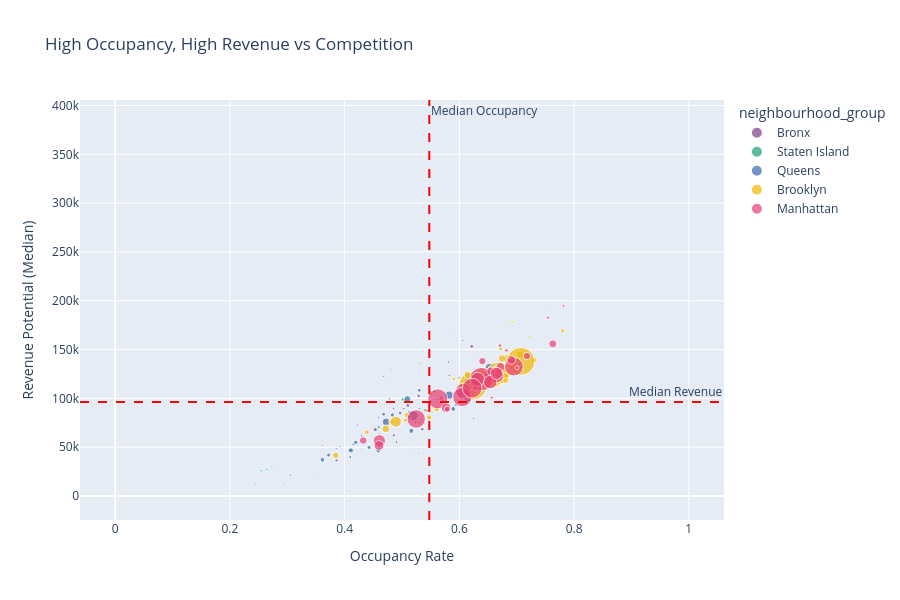

The code cell stored with this chart in its notebook:
### Markdown cell above
# High revenue + High demand neighbourhoods

### Code cell
neighborhood_analysis = df.groupby('neighbourhood').agg({
    'price': 'median',
    'occupancy_rate': 'mean',
    'neighbourhood': 'count',
    'estimated_revenue': 'median',
    'number_of_reviews': 'mean',
    'neighbourhood_group': 'first'
}).rename(columns={'neighbourhood': 'listing_count'})

neighborhood_analysis['revenue_per_listing'] = (
    neighborhood_analysis['estimated_revenue'] / neighborhood_analysis['listing_count']
)

fig = px.scatter(
    neighborhood_analysis.reset_index(),
    x='occupancy_rate',          # x = demand
    y='estimated_revenue',       # y = revenue
    size='listing_count',        # bubble = competition
    color='neighbourhood_group',
    color_discrete_sequence=px.colors.qualitative.Bold,
    hover_name='neighbourhood',
    hover_data=['price', 'occupancy_rate', 'listing_count'],
    title='High Occupancy, High Revenue vs Competition',
    labels={
        'listing_count': 'Competition (Number of Listings)',
        'estimated_revenue': 'Revenue Potential (Median)',
        'price': 'Median Price',
        'occupancy_rate': 'Occupancy Rate'
    }
)

median_occupancy = neighborhood_analysis['occupancy_rate'].median()
median_revenue = neighborhood_analysis['estimated_revenue'].median()

fig.add_hline(
    y=median_revenue,
    line_dash="dash", line_color="red",
    annotation_text="Median Revenue"
)
fig.add_vline(
    x=median_occupancy,
    line_dash="dash", line_color="red",
    annotation_text="Median Occupancy"
)

fig.update_layout(height=600)
fig.show()


high_potential = neighborhood_analysis[
    (neighborhood_analysis['occupancy_rate'] > median_occupancy) &
    (neighborhood_analysis['estimated_revenue'] > median_revenue)
].copy()

median_competition = neighborhood_analysis['listing_count'].median()
high_potential = high_potential[
    high_potential['listing_count'] < median_competition
].copy()

import json
import requests
import plotly.express as px

geojson = requests.get(
    "https://gist.githubusercontent.com/ix4/ff7603f48283cf06fc4fb3dfb6a0635c/raw/3eae4056c9d4de99f0040b6bedbd9ba547e8d215/nyc.geojson"
).json()

for i, feature in enumerate(geojson["features"]):
    feature["id"] = str(i)

name_to_id = {
    feature["properties"]["neighborhood"]: feature["id"]
    for feature in geojson["features"]
}

high_potential["id"] = high_potential.index.map(name_to_id)

fig_map = px.choropleth_mapbox(
    high_potential,
    geojson=geojson,
    locations="id",
    color="estimated_revenue",
    hover_name=high_potential.index,
    hover_data={
        "listing_count": True,
        "estimated_revenue": True,
        "occupancy_rate": True
    },
    color_continuous_scale="plasma",
    mapbox_style="carto-positron",
    zoom=9.5,
    center={"lat": 40.7128, "lon": -73.96},
    opacity=0.8,
    labels={"estimated_revenue": "Estimated Revenue"}
)

fig_map.update_layout(
    height=700,
    title_text="High-Potential Neighborhoods (High Revenue, High Occupancy, Lower Competition)"
)
fig_map.show()
high_potential_neighborhoods = list(high_potential.index)

### Figure 1 — Plotly figure (JSON) as saved in the notebook; plotly's stock layout.template omitted (floating-point values rounded to 4 significant figures)
{"data": [{"customdata": [[630, 94], [387, 27], [682, 45], [613, 45], [414.5, 22], [689, 41], [612, 59], [603, 49], [278, 5], [705, 122], [426, 76], [928.5, 20], [601, 28], [684, 33], [675, 25], [720, 147], [674, 67], [614, 52], [532.5, 162], [714, 132], [643, 23], [725.5, 46], [798, 45], [658, 41], [593, 144], [595, 18], [579.5, 54], [746, 27], [691, 75], [736, 23], [650, 97], [773, 43], [611, 74], [551, 99], [937, 19], [598, 47], [681, 33], [215, 9], [669, 56], [399, 29], [351, 21], [658, 54], [532, 25], [634, 157], [405, 6], [554, 23], [603.5, 96], [684, 29]], "hovertemplate": "<b>%{hovertext}</b><br><br>neighbourhood_group=Bronx<br>Occupancy Rate=%{x}<br>Revenue Potential (Median)=%{y}<br>Competition (Number of Listings)=%{customdata[1]}<br>Median Price=%{customdata[0]}<extra></extra>", "hovertext": ["Allerton", "Baychester", "Belmont", "Bronxdale", "Castle Hill", "City Island", "Claremont Village", "Clason Point", "Co-op City", "Concourse", "Concourse Village", "East Morrisania", "Eastchester", "Edenwald", "Fieldston", "Fordham", "Highbridge", "Hunts Point", "Kingsbridge", "Longwood", "Melrose", "Morris Heights", "Morris Park", "Morrisania", "Mott Haven", "Mount Eden", "Mount Hope", "North Riverdale", "Norwood", "Olinville", "Parkchester", "Pelham Bay", "Pelham Gardens", "Port Morris", "Riverdale", "Schuylerville", "Soundview", "Spuyten Duyvil", "Throgs Neck", "Tremont", "Unionport", "University Heights", "Van Nest", "Wakefield", "West Farms", "Westchester Square", "Williamsbridge", "Woodlawn"], "legendgroup": "Bronx", "marker": {"color": "rgb(127, 60, 141)", "size": [94, 27, 45, 45, 22, 41, 59, 49, 5, 122, 76, 20, 28, 33, 25, 147, 67, 52, 162, 132, 23, 46, 45, 41, 144, 18, 54, 27, 75, 23, 97, 43, 74, 99, 19, 47, 33, 9, 56, 29, 21, 54, 25, 157, 6, 23, 96, 29], "sizemode": "area", "sizeref": 19.59, "symbol": "circle"}, "mode": "markers", "name": "Bronx", "orientation": "v", "showlegend": true, "type": "scatter", "x": [0.4857, 0.5116, 0.5075, 0.5302, 0.5731, 0.4806, 0.5033, 0.4222, 0.257, 0.5291, 0.5344, 0.3822, 0.2443, 0.3614, 0.5201, 0.6216, 0.5995, 0.3053, 0.568, 0.4967, 0.6328, 0.3853, 0.6065, 0.6248, 0.5103, 0.4788, 0.6225, 0.5371, 0.4904, 0.5612, 0.5477, 0.4673, 0.5501, 0.5241, 0.5932, 0.5319, 0.5872, 0.4177, 0.4853, 0.5537, 0.2668, 0.5824, 0.355, 0.4535, 0.2708, 0.5858, 0.3859, 0.7614], "xaxis": "x", "y": [62320.0, 48906, 96960, 89590, 109600.0, 129748, 89540, 72693, 27360, 102585, 78079, 51289, 12619, 51870, 93380, 153300, 121023, 21300, 100239, 85038, 119196, 48545, 159354, 79475, 92808, 66270, 117331, 137172, 55286, 168150, 71905, 122266, 107000.0, 75628, 168240, 136136, 138620, 29133, 89728, 86430, 25092, 123600.0, 23023, 67997, 32060.0, 130744, 36443, 192482], "yaxis": "y"}, {"customdata": [[889, 9], [629, 49], [429.5, 4], [613, 12], [335, 13], [1042, 1], [690, 39], [571, 60], [731, 13], [808, 7], [317, 10], [1024, 2], [509, 7], [454, 22], [619, 24], [613, 18], [557, 6], [917, 9], [127, 3], [594, 25], [957, 17], [703, 15], [1044, 4], [323, 11], [434.5, 18], [433, 14], [519, 24], [465.5, 8], [424.5, 44], [212, 5], [496.5, 14], [247, 3], [896, 21], [775, 9], [373.5, 16], [732, 124], [641, 63], [824, 7], [605.5, 106], [668, 13], [627, 59], [524, 5], [594, 3], [1025, 3]], "hovertemplate": "<b>%{hovertext}</b><br><br>neighbourhood_group=Staten Island<br>Occupancy Rate=%{x}<br>Revenue Potential (Median)=%{y}<br>Competition (Number of Listings)=%{customdata[1]}<br>Median Price=%{customdata[0]}<extra></extra>", "hovertext": ["Arden Heights", "Arrochar", "Bay Terrace, Staten Island", "Bull's Head", "Castleton Corners", "Chelsea, Staten Island", "Clifton", "Concord", "Dongan Hills", "Eltingville", "Emerson Hill", "Fort Wadsworth", "Graniteville", "Grant City", "Great Kills", "Grymes Hill", "Howland Hook", "Huguenot", "Lighthouse Hill", "Mariners Harbor", "Midland Beach", "New Brighton", "New Dorp", "New Dorp Beach", "New Springville", "Oakwood", "Port Richmond", "Prince's Bay", "Randall Manor", "Richmondtown", "Rosebank", "Rossville", "Shore Acres", "Silver Lake", "South Beach", "St. George", "Stapleton", "Todt Hill", "Tompkinsville", "Tottenville", "West Brighton", "Westerleigh", "Willowbrook", "Woodrow"], "legendgroup": "Staten Island", "marker": {"color": "rgb(17, 165, 121)", "size": [9, 49, 4, 12, 13, 1, 39, 60, 13, 7, 10, 2, 7, 22, 24, 18, 6, 9, 3, 25, 17, 15, 4, 11, 18, 14, 24, 8, 44, 5, 14, 3, 21, 9, 16, 124, 63, 7, 106, 13, 59, 5, 3, 3], "sizemode": "area", "sizeref": 19.59, "symbol": "circle"}, "mode": "markers", "name": "Staten Island", "orientation": "v", "showlegend": true, "type": "scatter", "x": [0.6024, 0.3916, 1, 0.6288, 0.5812, 0.5507, 0.4608, 0.2642, 0.4919, 0.3687, 0.7611, 0, 0.4622, 0.407, 0.6602, 0.6668, 0.3836, 0.4612, 0.7032, 0.4146, 0.2661, 0.6157, 0.9377, 0.4379, 0.6714, 0.6436, 0.4102, 0.5849, 0.2945, 0.6871, 0.5284, 0.6493, 0.5862, 0.5434, 0.4118, 0.5016, 0.478, 0.8348, 0.4596, 0.3311, 0.2547, 0.6784, 0.03288, 0.6712], "xaxis": "x", "y": [193440, 50600, 156800.0, 133176, 58804, 209442, 63875, 27144, 88400, 59792, 95417, 0, 50694, 49246, 145647, 154284, 32083, 124712, 37338, 44880, 28056, 130217, 381060, 100166, 113500.0, 107100.0, 35973, 86468, 11384, 66144, 85400.0, 75582, 229350, 153408, 21330.0, 98955, 99524, 124100, 70451, 57252, 25950, 92224, 8316, 316725], "yaxis": "y"}, {"customdata": [[676, 219], [645, 1851], [554.5, 8], [552, 121], [570.5, 40], [493.5, 30], [699, 26], [232, 9], [732, 119], [738, 78], [714, 48], [620.5, 160], [598, 684], [579, 22], [663, 478], [596, 32], [646, 521], [621, 77], [619, 972], [571, 300], [598, 96], [550.5, 2], [662.5, 138], [496, 43], [682, 10], [396.5, 50], [628, 439], [617.5, 604], [623.5, 48], [971, 21], [666, 83], [794, 66], [557, 64], [880.5, 8], [634, 1133], [550, 251], [557, 67], [813, 7], [734, 150], [638, 145], [601, 232], [507, 217], [661, 895], [641, 183], [593.5, 168], [530, 127], [589, 246], [623, 214], [611, 781], [679.5, 26], [609, 188], [639, 572]], "hovertemplate": "<b>%{hovertext}</b><br><br>neighbourhood_group=Queens<br>Occupancy Rate=%{x}<br>Revenue Potential (Median)=%{y}<br>Competition (Number of Listings)=%{customdata[1]}<br>Median Price=%{customdata[0]}<extra></extra>", "hovertext": ["Arverne", "Astoria", "Bay Terrace", "Bayside", "Bayswater", "Belle Harbor", "Bellerose", "Breezy Point", "Briarwood", "Cambria Heights", "College Point", "Corona", "Ditmars Steinway", "Douglaston", "East Elmhurst", "Edgemere", "Elmhurst", "Far Rockaway", "Flushing", "Forest Hills", "Fresh Meadows", "Glen Oaks", "Glendale", "Hollis", "Holliswood", "Howard Beach", "Jackson Heights", "Jamaica", "Jamaica Estates", "Jamaica Hills", "Kew Gardens", "Kew Gardens Hills", "Laurelton", "Little Neck", "Long Island City", "Maspeth", "Middle Village", "Neponsit", "Ozone Park", "Queens Village", "Rego Park", "Richmond Hill", "Ridgewood", "Rockaway Beach", "Rosedale", "South Ozone Park", "Springfield Gardens", "St. Albans", "Sunnyside", "Whitestone", "Woodhaven", "Woodside"], "legendgroup": "Queens", "marker": {"color": "rgb(57, 105, 172)", "size": [219, 1851, 8, 121, 40, 30, 26, 9, 119, 78, 48, 160, 684, 22, 478, 32, 521, 77, 972, 300, 96, 2, 138, 43, 10, 50, 439, 604, 48, 21, 83, 66, 64, 8, 1133, 251, 67, 7, 150, 145, 232, 217, 895, 183, 168, 127, 246, 214, 781, 26, 188, 572], "sizemode": "area", "sizeref": 19.59, "symbol": "circle"}, "mode": "markers", "name": "Queens", "orientation": "v", "showlegend": true, "type": "scatter", "x": [0.5133, 0.6147, 0.4127, 0.5353, 0.4272, 0.4366, 0.3743, 0.4874, 0.5152, 0.5611, 0.6762, 0.372, 0.5821, 0.4212, 0.5094, 0.2726, 0.6183, 0.5565, 0.5195, 0.6162, 0.5939, 0.005479, 0.53, 0.5474, 0.3847, 0.5294, 0.6025, 0.4723, 0.4592, 0.6027, 0.4099, 0.581, 0.4153, 0.6606, 0.6182, 0.5162, 0.4297, 0.3683, 0.5414, 0.468, 0.5892, 0.4587, 0.653, 0.4831, 0.4426, 0.4096, 0.411, 0.3613, 0.6151, 0.4955, 0.4194, 0.6263], "xaxis": "x", "y": [85305, 105963, 63291, 68448, 47140.0, 55342, 27550.0, 35941, 84832, 98700, 141053, 41970.0, 103249, 69856, 99240.0, 29795, 116490, 107254, 82130.0, 100000.0, 93556, 1232.0, 108293, 92040, 53649, 44040.0, 103376, 75920, 80370.0, 148224, 39856, 137228, 52740.0, 241000.0, 117895, 66722, 61500, 57050, 87780, 83790, 89220, 46512, 131054, 83025, 49800, 47515, 46640.0, 37050.0, 100740, 76728, 54960.0, 111629], "yaxis": "y"}, {"customdata": [[825, 47], [625, 297], [622, 7838], [569, 155], [517, 30], [608, 357], [569, 264], [660, 168], [556.5, 304], [684.5, 152], [638.5, 4896], [598, 397], [611, 472], [627, 1125], [623, 197], [765.5, 88], [719, 50], [619, 3216], [634, 329], [492, 70], [603, 174], [555, 25], [638, 1195], [609.5, 598], [665, 1272], [584, 214], [607.5, 932], [502, 119], [812, 3], [621, 491], [797, 138], [619, 2107], [626, 364], [698, 22], [603.5, 232], [774.5, 14], [378, 31], [575, 996], [671, 691], [666, 1151], [631, 177], [533, 20], [636, 365], [668.5, 562], [630, 854], [588, 70], [626, 7641], [542, 325]], "hovertemplate": "<b>%{hovertext}</b><br><br>neighbourhood_group=Brooklyn<br>Occupancy Rate=%{x}<br>Revenue Potential (Median)=%{y}<br>Competition (Number of Listings)=%{customdata[1]}<br>Median Price=%{customdata[0]}<extra></extra>", "hovertext": ["Bath Beach", "Bay Ridge", "Bedford-Stuyvesant", "Bensonhurst", "Bergen Beach", "Boerum Hill", "Borough Park", "Brighton Beach", "Brooklyn Heights", "Brownsville", "Bushwick", "Canarsie", "Carroll Gardens", "Clinton Hill", "Cobble Hill", "Columbia St", "Coney Island", "Crown Heights", "Cypress Hills", "DUMBO", "Downtown Brooklyn", "Dyker Heights", "East Flatbush", "East New York", "Flatbush", "Flatlands", "Fort Greene", "Fort Hamilton", "Gerritsen Beach", "Gowanus", "Gravesend", "Greenpoint", "Kensington", "Manhattan Beach", "Midwood", "Mill Basin", "Navy Yard", "Park Slope", "Prospect Heights", "Prospect-Lefferts Gardens", "Red Hook", "Sea Gate", "Sheepshead Bay", "South Slope", "Sunset Park", "Vinegar Hill", "Williamsburg", "Windsor Terrace"], "legendgroup": "Brooklyn", "marker": {"color": "rgb(242, 183, 1)", "size": [47, 297, 7838, 155, 30, 357, 264, 168, 304, 152, 4896, 397, 472, 1125, 197, 88, 50, 3216, 329, 70, 174, 25, 1195, 598, 1272, 214, 932, 119, 3, 491, 138, 2107, 364, 22, 232, 14, 31, 996, 691, 1151, 177, 20, 365, 562, 854, 70, 7641, 325], "sizemode": "area", "sizeref": 19.59, "symbol": "circle"}, "mode": "markers", "name": "Brooklyn", "orientation": "v", "showlegend": true, "type": "scatter", "x": [0.4485, 0.5475, 0.6232, 0.5297, 0.5536, 0.6829, 0.4813, 0.5059, 0.731, 0.5907, 0.6669, 0.3846, 0.7058, 0.6649, 0.6719, 0.692, 0.5456, 0.6542, 0.5086, 0.6625, 0.7798, 0.5108, 0.4893, 0.4718, 0.6475, 0.4388, 0.6795, 0.5441, 0.5151, 0.6145, 0.5511, 0.6903, 0.6802, 0.4387, 0.7015, 0.2894, 0.8179, 0.6622, 0.6835, 0.6557, 0.657, 0.6042, 0.5605, 0.6743, 0.6373, 0.7223, 0.7072, 0.6808], "xaxis": "x", "y": [51842, 80385, 112800.0, 74932, 78052, 138320, 75920, 77537, 139000.0, 119800.0, 125560, 41615, 144800.0, 128115, 150775, 178396, 124224, 119700.0, 82688, 114000.0, 169150, 66619, 76140, 68770.0, 124465, 65395, 124400.0, 87480, 221760, 123900, 104700.0, 131217, 129108, 139349, 126290, 24883, 118250, 116600, 140553, 126500, 116640, 102276, 89358, 140900.0, 126024, 163100.0, 137946, 118342], "yaxis": "y"}, {"customdata": [[573, 117], [628, 2251], [633, 773], [630, 106], [615, 2279], [615, 3424], [631.5, 1474], [546, 155], [613.5, 686], [642, 732], [621, 5366], [618, 3927], [685, 541], [625.5, 908], [616, 276], [634, 1910], [369.5, 28], [609, 3329], [615, 621], [614.5, 948], [702.5, 136], [646, 521], [643, 157], [619.5, 676], [671, 83], [635, 564], [641, 341], [549, 131], [630, 3622], [620, 3807], [596, 1751], [651, 1463]], "hovertemplate": "<b>%{hovertext}</b><br><br>neighbourhood_group=Manhattan<br>Occupancy Rate=%{x}<br>Revenue Potential (Median)=%{y}<br>Competition (Number of Listings)=%{customdata[1]}<br>Median Price=%{customdata[0]}<extra></extra>", "hovertext": ["Battery Park City", "Chelsea", "Chinatown", "Civic Center", "East Harlem", "East Village", "Financial District", "Flatiron District", "Gramercy", "Greenwich Village", "Harlem", "Hell's Kitchen", "Inwood", "Kips Bay", "Little Italy", "Lower East Side", "Marble Hill", "Midtown", "Morningside Heights", "Murray Hill", "NoHo", "Nolita", "Roosevelt Island", "SoHo", "Stuyvesant Town", "Theater District", "Tribeca", "Two Bridges", "Upper East Side", "Upper West Side", "Washington Heights", "West Village"], "legendgroup": "Manhattan", "marker": {"color": "rgb(231, 63, 116)", "size": [117, 2251, 773, 106, 2279, 3424, 1474, 155, 686, 732, 5366, 3927, 541, 908, 276, 1910, 28, 3329, 621, 948, 136, 521, 157, 676, 83, 564, 341, 131, 3622, 3807, 1751, 1463], "sizemode": "area", "sizeref": 19.59, "symbol": "circle"}, "mode": "markers", "name": "Manhattan", "orientation": "v", "showlegend": true, "type": "scatter", "x": [0.6565, 0.6066, 0.6718, 0.7542, 0.6642, 0.6952, 0.4605, 0.5128, 0.6499, 0.6907, 0.6383, 0.5623, 0.6401, 0.577, 0.6273, 0.6319, 0.4659, 0.5248, 0.7629, 0.4599, 0.6709, 0.7178, 0.7004, 0.6549, 0.7814, 0.4324, 0.5787, 0.682, 0.605, 0.6223, 0.6538, 0.6648], "xaxis": "x", "y": [100740, 107735, 132130, 182600.0, 123580, 132500.0, 56575, 80665, 124965, 139360, 119720, 99500, 138182, 90387, 110594, 119493, 49344, 78936, 155855, 51750.0, 154164, 143360, 131410, 127959, 194733, 56822, 89060, 149124, 101400.0, 110400, 116645, 125560], "yaxis": "y"}], "layout": {"annotations": [{"showarrow": false, "text": "Median Revenue", "x": 1, "xanchor": "right", "xref": "x domain", "y": 96190.0, "yanchor": "bottom", "yref": "y"}, {"showarrow": false, "text": "Median Occupancy", "x": 0.5476, "xanchor": "left", "xref": "x", "y": 1, "yanchor": "top", "yref": "y domain"}], "height": 600, "legend": {"itemsizing": "constant", "title": {"text": "neighbourhood_group"}, "tracegroupgap": 0}, "shapes": [{"line": {"color": "red", "dash": "dash"}, "type": "line", "x0": 0, "x1": 1, "xref": "x domain", "y0": 96190.0, "y1": 96190.0, "yref": "y"}, {"line": {"color": "red", "dash": "dash"}, "type": "line", "x0": 0.5476, "x1": 0.5476, "xref": "x", "y0": 0, "y1": 1, "yref": "y domain"}], "title": {"text": "High Occupancy, High Revenue vs Competition"}, "xaxis": {"anchor": "y", "domain": [0, 1], "title": {"text": "Occupancy Rate"}}, "yaxis": {"anchor": "x", "domain": [0, 1], "title": {"text": "Revenue Potential (Median)"}}}}
